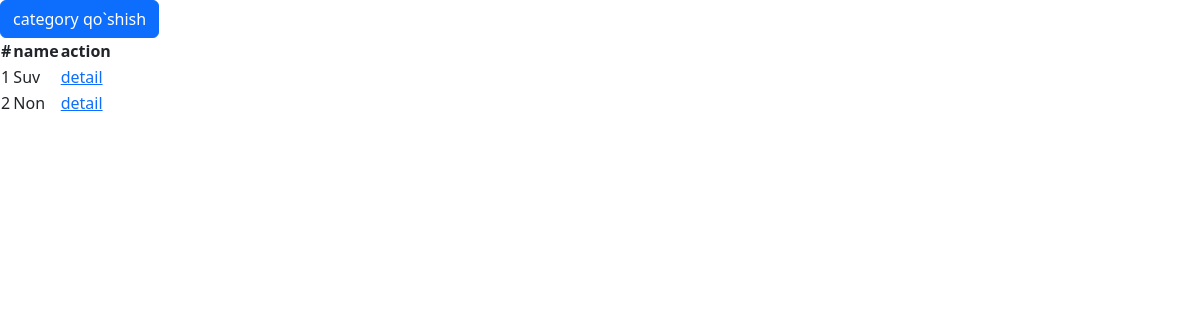
The page /main/back-office/category/list on the database as committed earlier.
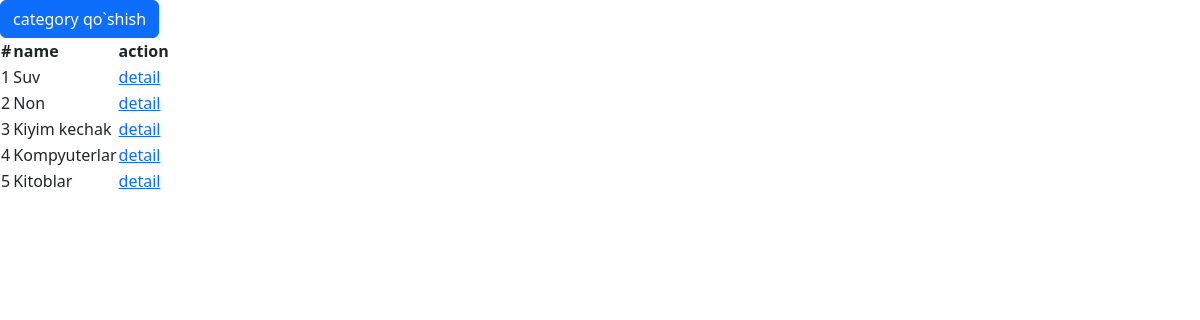
The same page on the database as committed later.
### Goods/models.py (models this page shows, shortened)
class GenreateCode(models.Model):
    generate_code = models.CharField(max_length=255, blank=True, unique = True, primary_key=True)
    class Meta:
        abstract = True

class Category(GenreateCode):
    name = models.CharField(max_length=255)
    generate_code = models.CharField(max_length=255, blank=True, unique=True)
    imges = models.ImageField()

### Goods/back-office/category/views.py (the view)
# urls.py: path('list', views.listCategory, name='listCategory'),
def listCategory(request):
    queryset = models.Category.objects.all()
    context = {}
    context['queryset'] = queryset
    return render(request, 'back-office/category/list.html', context)

### templates/back-office/category/list.html (shortened to what this page needs)
<!DOCTYPE html>
<html lang="en">
<head>
    <link href="https://cdn.jsdelivr.net/npm/bootstrap@5.3.3/dist/css/bootstrap.min.css" rel="stylesheet">
</head>
<body>
<button type="button" class="btn btn-primary" data-bs-toggle="modal" data-bs-target="#exampleModal">
    category qo`shish
  </button>
    <table>
        <tr>
            <th>#</th>
            <th>name</th>
            <th>action</th>
        </tr>
        {% for category in queryset %}
        <tr>
            <td>{{forloop.counter}}</td>
            <td>{{category.name}}</td>
            <td><a href="{% url 'detailCategory' category.id %}">detail</a></td>
        </tr>
        {% endfor %}
    </table>
</body>
</html>

Rows that differ between the two databases and show on the page:
added Category: name "Kiyim kechak"
added Category: name "Kompyuterlar"
added Category: name "Kitoblar"
